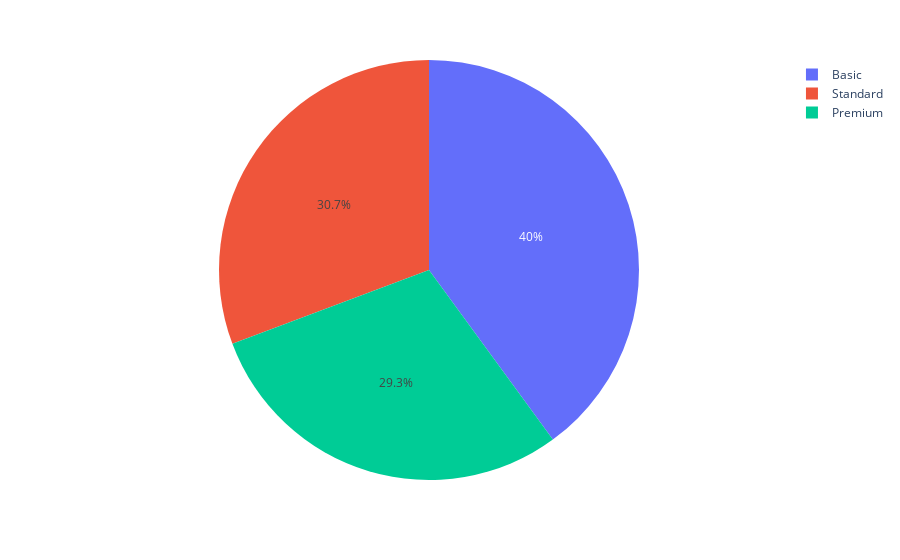

Source (notebook cell):
### Markdown cell above
#### 시각화

### Code cell
px.pie(data_df, names='Subscription Type')

### Figure 1 — Plotly figure (JSON) as saved in the notebook; plotly's stock layout.template omitted (floating-point values rounded to 4 significant figures; data arrays with more than 128 entries replaced by an {"elided": "..."} marker saying what was removed)
{"data": [{"domain": {"x": [0, 1], "y": [0, 1]}, "hovertemplate": "Subscription Type=%{label}<extra></extra>", "labels": {"elided": "2500 str values"}, "legendgroup": "", "name": "", "showlegend": true, "type": "pie"}], "layout": {"legend": {"tracegroupgap": 0}, "margin": {"t": 60}}}
